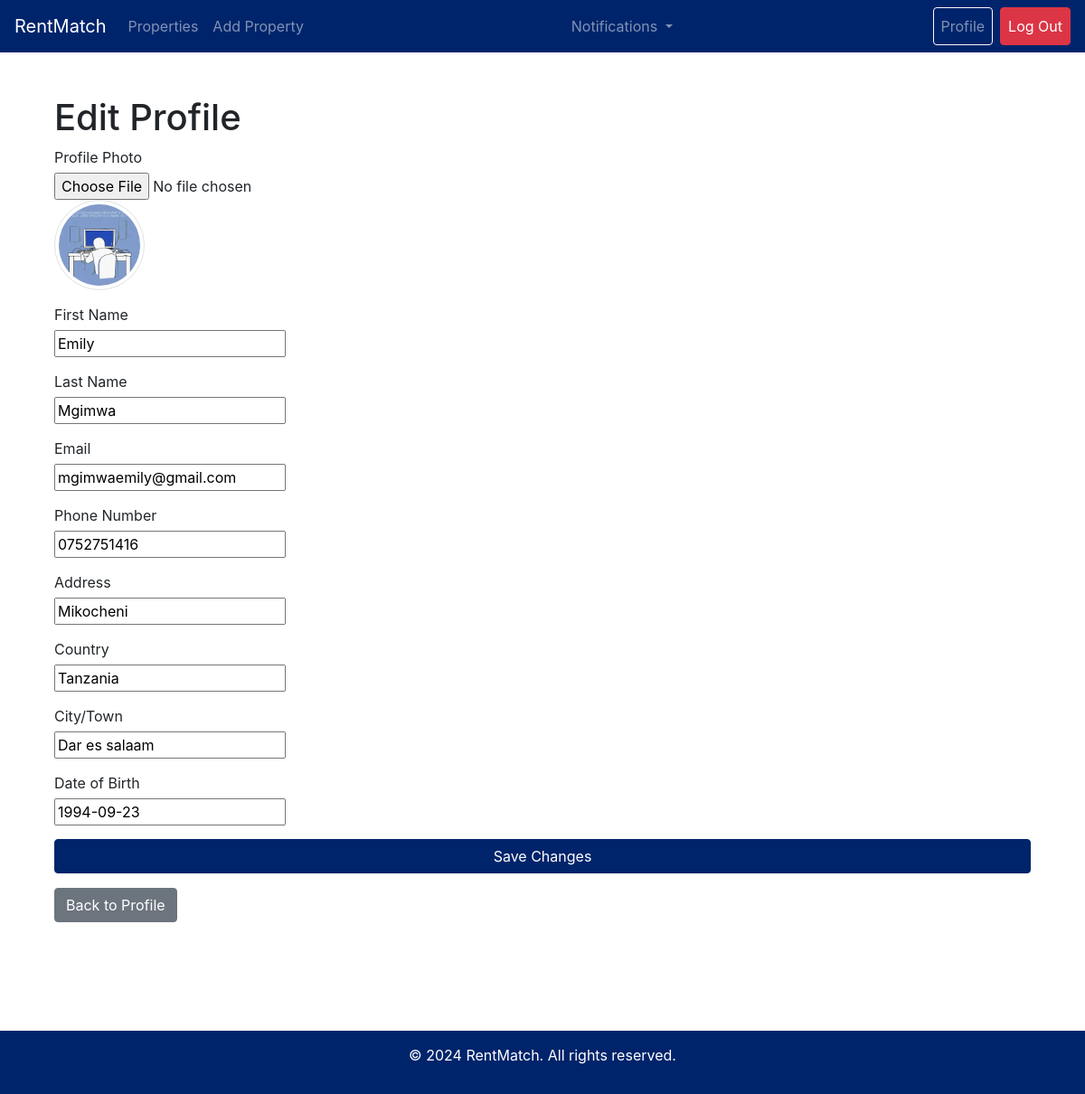
Screenshot of /profile/edit/ (signed in) with the database file from the repository.
### rentapp/models.py (models this page shows, shortened)
class Profile(models.Model):
    user = models.OneToOneField(settings.AUTH_USER_MODEL, on_delete=models.CASCADE)
    profile_photo = models.ImageField(upload_to='profile_photos/', blank=True, null=True)
    first_name = models.CharField(max_length=30)
    last_name = models.CharField(max_length=30)
    email = models.EmailField()
    phone = models.CharField(max_length=15)
    address = models.CharField(max_length=255, default="Unknown Address")  # Added default value
    country = models.CharField(max_length=50)
    city = models.CharField(max_length=50)
    dob = models.DateField(default="2000-01-01")

### rentapp/views.py (the view)
# urls.py: path('profile/edit/', views.edit_profile, name='edit_profile'),  # Edit profile view
@login_required
def edit_profile(request):
    profile = get_object_or_404(Profile, user=request.user)
    if request.method == 'POST':
        form = ProfileForm(request.POST, request.FILES, instance=profile)
        if form.is_valid():
            form.save()
            return redirect('profile')  # Redirect to profile page after saving
    else:
        form = ProfileForm(instance=profile)
    return render(request, 'edit_profile.html', {'form': form})

### rentapp/forms.py
class ProfileForm(forms.ModelForm):
    class Meta:
        model = Profile
        fields = ['profile_photo', 'first_name', 'last_name', 'email', 'phone', 'address', 'country', 'city', 'dob']

### templates/edit_profile.html (shortened to what this page needs)
{% extends 'base.html' %}
{% block content %}
    <div class="container mt-4">
        <h1>Edit Profile</h1>
        <form method="POST" enctype="multipart/form-data">
            <div class="form-group">
                <label for="id_profile_photo">Profile Photo</label>
                <input type="file" name="profile_photo" id="id_profile_photo" class="form-control-file">
                {% if form.instance.profile_photo %}
                    <img src="{{ form.instance.profile_photo.url }}" alt="Current Profile Photo" class="img-thumbnail rounded-circle" style="width: 100px; height: 100px;">
                {% endif %}
            </div>
            <div class="form-group">
                <label for="id_first_name">First Name</label>
                {{ form.first_name }}
            </div>
            <div class="form-group">
                <label for="id_last_name">Last Name</label>
                {{ form.last_name }}
            </div>
            <div class="form-group">
                <label for="id_email">Email</label>
                {{ form.email }}
            </div>
            <div class="form-group">
                <label for="id_phone">Phone Number</label>
                {{ form.phone }}
            </div>
            <div class="form-group">
                <label for="id_address">Address</label>
                {{ form.address }}
            </div>
            <div class="form-group">
                <label for="id_country">Country</label>
                {{ form.country }}
            </div>
            <div class="form-group">
                <label for="id_city">City/Town</label>
                {{ form.city }}
            </div>
            <div class="form-group">
                <label for="id_dob">Date of Birth</label>
                {{ form.dob }}
            </div>
            <button type="submit" class="btn btn-primary">Save Changes</button>
        </form>
        <a href="{% url 'profile' %}" class="btn btn-secondary mt-3">Back to Profile</a>
    </div>
{% endblock %}

### static/css/styles.css (style rules this page uses)
html, body { height: 100%; margin: 0; }
body { display: flex; flex-direction: column; min-height: 100vh; }
.container { flex: 1; }
.btn-primary { background-color: #00246B; border-color: #00246B; color: #fff; }
.form-group { margin-bottom: 15px; }
.form-group label { display: block; margin-bottom: 5px; }
form { display: flex; flex-direction: column; }

### templates/base.html (style rules this page uses)
html, body { height: 100%; margin: 0; display: flex; flex-direction: column; }
.container { flex: 1; padding-bottom: 60px; }

### rows the page displays
Profile: instance.profile_photo (picture), first_name "Emily", last_name "Mgimwa", email "mgimwaemily@gmail.com", phone "0752751416", address "Mikocheni", country "Tanzania", city "Dar es salaam", dob "1994-09-23"
